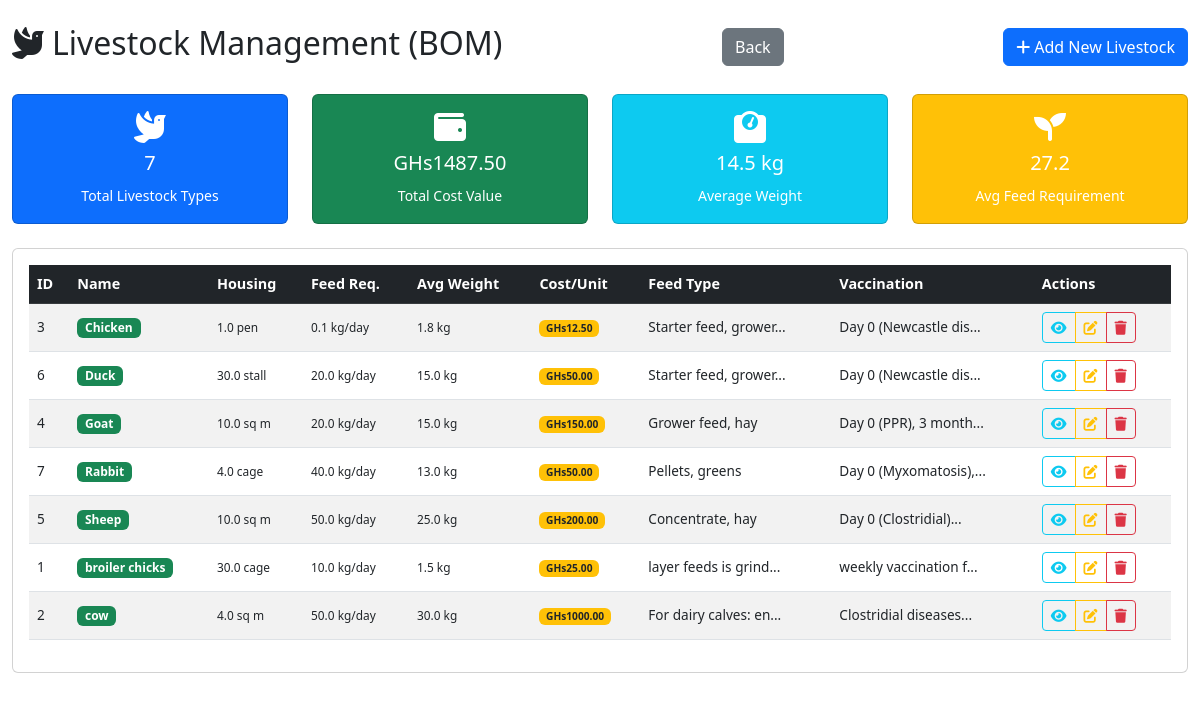
Page /admin/add_livestock (signed in) on the committed database.
### app.py (models this page shows)
class Animal(db.Model):
    id = db.Column(db.Integer, primary_key=True)
    name = db.Column(db.String(100), unique=True, nullable=False)
    housing_per_unit = db.Column(db.Float, nullable=False)
    housing_unit = db.Column(db.String(50), nullable=False)
    feed_requirement = db.Column(db.Float, nullable=False)
    average_weight = db.Column(db.Float, nullable=False)
    recommended_feed = db.Column(db.String(200), nullable=False)
    vaccination_schedule = db.Column(db.String(200), nullable=False)
    cost_per_unit = db.Column(db.Float, nullable=False)

### app.py (the view)
@app.route('/admin/add_livestock')
@login_required
def admin_add_livestock():
    if not current_user.is_admin:
        flash('Access denied. Admin privileges required.', 'danger')
        return redirect(url_for('index'))
    animals = Animal.query.order_by(Animal.name.asc()).all()
    return render_template('admin/add_livestock.html', animals=animals)

### app.py (called while the page is built)
@login_manager.user_loader
def load_user(user_id):
    return User.query.get(int(user_id))

### templates/admin/add_livestock.html (shortened to what this page needs)
<!DOCTYPE html>
<html lang="en">
<head>
    <link href="https://cdn.jsdelivr.net/npm/bootstrap@5.3.0/dist/css/bootstrap.min.css" rel="stylesheet">
    <link rel="stylesheet" href="https://cdnjs.cloudflare.com/ajax/libs/font-awesome/6.0.0/css/all.min.css">
</head>
<body>
    <div class="container-fluid mt-4">
        <div class="row">
            <div class="col-12">
                <div class="d-flex justify-content-between align-items-center mb-4">
                    <h2><i class="fas fa-dove me-2"></i>Livestock Management (BOM)</h2>
                    <a href="{{ url_for('admin_dashboard') }}" class="btn btn-secondary ">Back</a>
                    <button type="button" class="btn btn-primary" data-bs-toggle="modal" data-bs-target="#createModal">
                        <i class="fas fa-plus me-1"></i>Add New Livestock
                    </button>
                </div>
                <div class="row mb-4">
                    <div class="col-md-3">
                        <div class="card bg-primary text-white">
                            <div class="card-body text-center">
                                <i class="fas fa-dove fa-2x mb-2"></i>
                                <h5>{{ animals|length }}</h5>
                                <small>Total Livestock Types</small>
                            </div>
                        </div>
                    </div>
                    <div class="col-md-3">
                        <div class="card bg-success text-white">
                            <div class="card-body text-center">
                                <i class="fas fa-wallet fa-2x mb-2"></i>
                                <h5>GHs{{ "%.2f"|format(animals|sum(attribute='cost_per_unit')|default(0)) }}</h5>
                                <small>Total Cost Value</small>
                            </div>
                        </div>
                    </div>
                    <div class="col-md-3">
                        <div class="card bg-info text-white">
                            <div class="card-body text-center">
                                <i class="fas fa-weight fa-2x mb-2"></i>
                                <h5>{{ "%.1f"|format(animals|sum(attribute='average_weight')/animals|length if animals else 0) }} kg</h5>
                                <small>Average Weight</small>
                            </div>
                        </div>
                    </div>
                    <div class="col-md-3">
                        <div class="card bg-warning text-white">
                            <div class="card-body text-center">
                                <i class="fas fa-seedling fa-2x mb-2"></i>
                                <h5>{{ "%.1f"|format(animals|sum(attribute='feed_requirement')/animals|length if animals else 0) }}</h5>
                                <small>Avg Feed Requirement</small>
                            </div>
                        </div>
                    </div>
                </div>
                <div class="card">
                    <div class="card-body">
                        <div class="table-responsive">
                            <table class="table table-striped table-hover">
                                <thead class="table-dark">
                                    <tr>
                                        <th>ID</th>
                                        <th>Name</th>
                                        <th>Housing</th>
                                        <th>Feed Req.</th>
                                        <th>Avg Weight</th>
                                        <th>Cost/Unit</th>
                                        <th>Feed Type</th>
                                        <th>Vaccination</th>
                                        <th>Actions</th>
                                    </tr>
                                </thead>
                                <tbody id="livestockTableBody">
                                    {% for animal in animals %}
                                    <tr data-animal-id="{{ animal.id }}">
                                        <td>{{ animal.id }}</td>
                                        <td>
                                            <span class="badge bg-success badge-custom">{{ animal.name }}</span>
                                        </td>
                                        <td>
                                            <small>{{ animal.housing_per_unit }} {{ animal.housing_unit }}</small>
                                        </td>
                                        <td>
                                            <small>{{ animal.feed_requirement }} kg/day</small>
                                        </td>
                                        <td>
                                            <small>{{ animal.average_weight }} kg</small>
                                        </td>
                                        <td>
                                            <span class="badge bg-warning text-dark">GHs{{ "%.2f"|format(animal.cost_per_unit) }}</span>
                                        </td>
                                        <td>
                                            <div class="content-preview" title="{{ animal.recommended_feed }}">
                                                {{ animal.recommended_feed[:20] }}{% if animal.recommended_feed|length > 20 %}...{% endif %}
                                            </div>
                                        </td>
                                        <td>
                                            <div class="content-preview" title="{{ animal.vaccination_schedule }}">
                                                {{ animal.vaccination_schedule[:20] }}{% if animal.vaccination_schedule|length > 20 %}...{% endif %}
                                            </div>
                                        </td>
                                        <td>
                                            <div class="btn-group" role="group">
                                                <button type="button" class="btn btn-sm btn-outline-info view-btn"
                                                        data-animal-id="{{ animal.id }}" title="View Details">
                                                    <i class="fas fa-eye"></i>
                                                </button>
                                                <button type="button" class="btn btn-sm btn-outline-warning edit-btn"
                                                        data-animal-id="{{ animal.id }}" title="Edit">
                                                    <i class="fas fa-edit"></i>
                                                </button>
                                                <button type="button" class="btn btn-sm btn-outline-danger delete-btn"
                                                        data-animal-id="{{ animal.id }}" title="Delete">
                                                    <i class="fas fa-trash"></i>
                                                </button>
                                            </div>
                                        </td>
                                    </tr>
                                    {% endfor %}
                                </tbody>
                            </table>
                        </div>
                    </div>
                </div>
            </div>
        </div>
    </div>
</body>
</html>

### templates/admin/add_livestock.html (style rules this page uses)
.table th { font-size: 0.9rem; }
.table td { font-size: 0.85rem; vertical-align: middle; }
.badge-custom { font-size: 0.75rem; }
.content-preview { max-width: 150px; overflow: hidden; text-overflow: ellipsis; white-space: nowrap; }

### rows in the picture
Animal: id "3", name "Chicken", housing_per_unit "1.0", housing_unit "pen", feed_requirement "0.1", average_weight "1.8", cost_per_unit "12.50", recommended_feed "Starter feed, grower", vaccination_schedule "Day 0 (Newcastle dis"
Animal: id "6", name "Duck", housing_per_unit "30.0", housing_unit "stall", feed_requirement "20.0", average_weight "15.0", cost_per_unit "50.00", recommended_feed "Starter feed, grower", vaccination_schedule "Day 0 (Newcastle dis"
Animal: id "4", name "Goat", housing_per_unit "10.0", housing_unit "sq m", feed_requirement "20.0", average_weight "15.0", cost_per_unit "150.00", recommended_feed "Grower feed, hay", vaccination_schedule "Day 0 (PPR), 3 month"
Animal: id "7", name "Rabbit", housing_per_unit "4.0", housing_unit "cage", feed_requirement "40.0", average_weight "13.0", cost_per_unit "50.00", recommended_feed "Pellets, greens", vaccination_schedule "Day 0 (Myxomatosis),"
Animal: id "5", name "Sheep", housing_per_unit "10.0", housing_unit "sq m", feed_requirement "50.0", average_weight "25.0", cost_per_unit "200.00", recommended_feed "Concentrate, hay", vaccination_schedule "Day 0 (Clostridial)"
Animal: id "1", name "broiler chicks", housing_per_unit "30.0", housing_unit "cage", feed_requirement "10.0", average_weight "1.5", cost_per_unit "25.00", recommended_feed "layer feeds is grind", vaccination_schedule "weekly vaccination f"
Animal: id "2", name "cow", housing_per_unit "4.0", housing_unit "sq m", feed_requirement "50.0", average_weight "30.0", cost_per_unit "1000.00", recommended_feed "For dairy calves: en", vaccination_schedule "Clostridial diseases"

### other values in the picture
{{ animals|length }} "7"
{{ "%.2f"|format(animals|sum(attribute='cost_per_unit')|default(0)) }} "1487.50"
